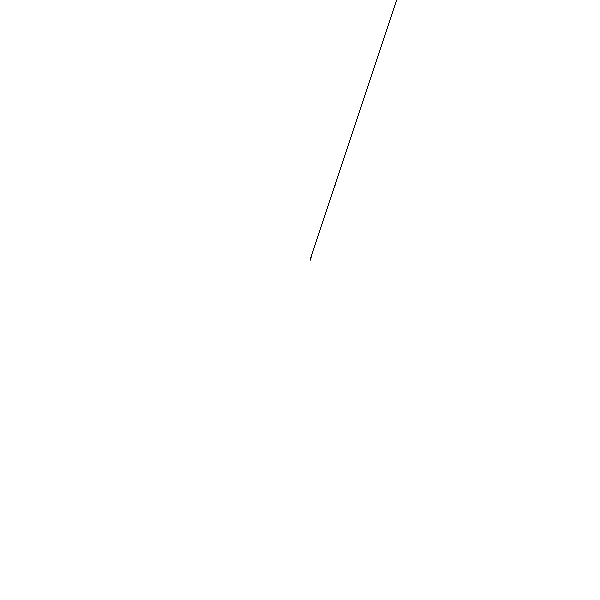
Frame 1 (no input)
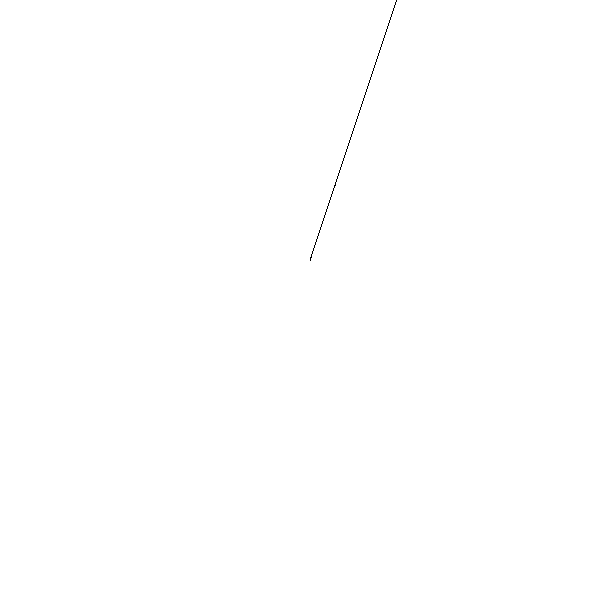
Frame 60 (the mouse pressed at the canvas centre just before this capture)
Frame 120 (the mouse held since frame 60 and released just before this capture): identical to frame 60, image omitted

The Processing sketch that drew these frames (run headless with seeded random() and noise(); from frame 60 on, the mouse is pressed at the canvas centre):

// Processing sketch: sketch_slopeline
// ── sketch_slopeline.pde
int length = 500;
float m = -3;
float c = 10;
float x = 0;
float y;
void setup () {
  size(600,600);
  background(255);
}
void draw(){
 for(x=c;x<=length;x=x+0.01){
   y=m*x-c;
    point(300+x,300+y);
  }
}
 
  
  
  
  
